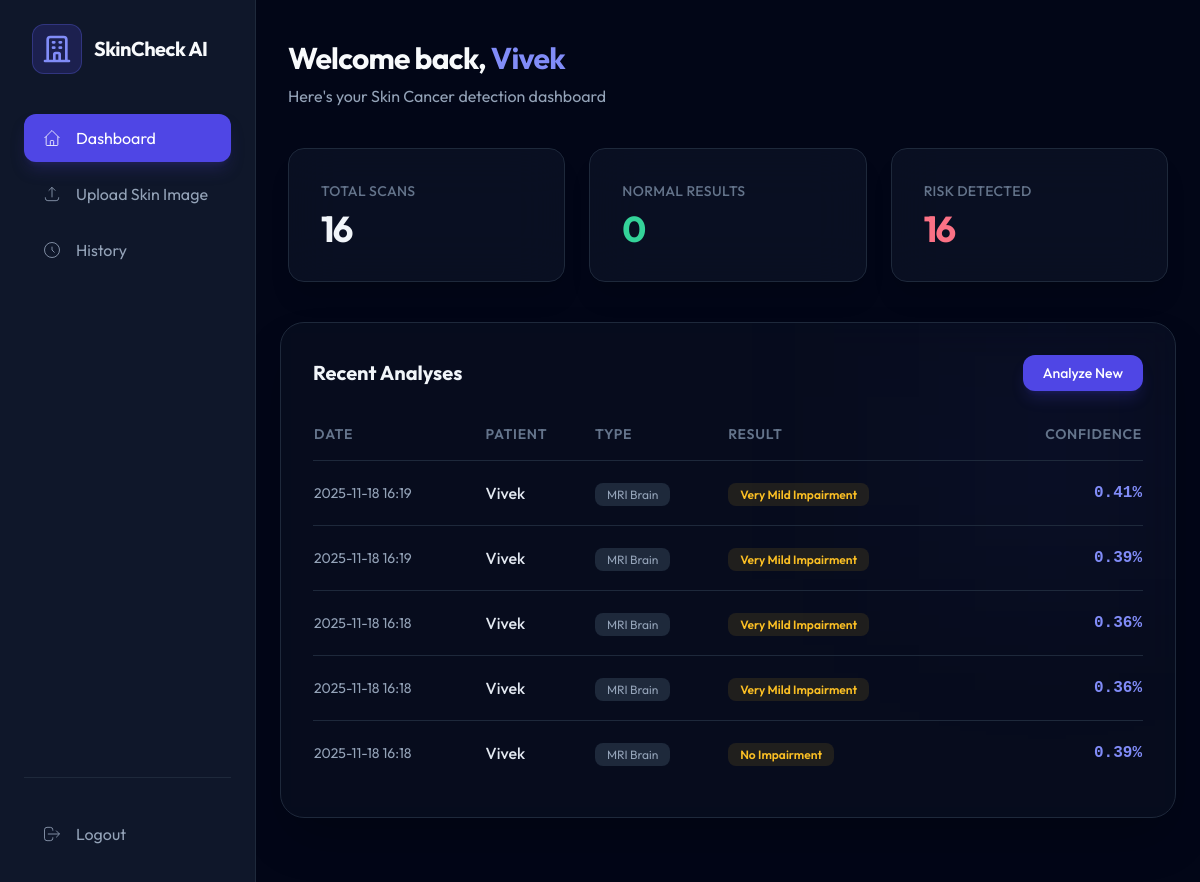
Page /dashboard/ (signed in) on the committed database.
### prediction/models.py (models this page shows, shortened)
class Prediction(models.Model):
    user = models.ForeignKey(User, on_delete=models.CASCADE)
    patient_name = models.CharField(max_length=100)
    scan_type = models.CharField(max_length=50)
    result = models.CharField(max_length=50)
    confidence = models.FloatField()
    risk_level = models.CharField(max_length=50)
    timestamp = models.DateTimeField(auto_now_add=True)
    image_file = models.FileField(upload_to='uploads/', default='default.jpg')

### prediction/views.py (the view)
# urls.py: path('dashboard/', views.dashboard_view, name="dashboard"),
@login_required(login_url="login")
def dashboard_view(request):
    print(type(request.user), request.user)  # Debug
    user = request.user
    records = Prediction.objects.filter(user=user).order_by("-timestamp")
    total_scans = records.count()
    normal_results = records.filter(result="Benign").count()
    risk_detected = total_scans - normal_results
    recent_scans = records[:5]
    context = {
        "username_display": user.username if user.is_authenticated else "Operator",
        "stats": {
            "total_scans": total_scans,
            "normal_results": normal_results,
            "risk_detected": risk_detected,
            "recent_scans": recent_scans,
        }
    }
    return render(request, "dashboard.html", context)

### prediction/templates/dashboard.html (shortened to what this page needs)
{% extends 'base.html' %}
{% block content %}
<div class="mb-10 mt-4 px-2">
  <h1 class="text-3xl font-bold text-slate-50 tracking-tight">
    Welcome back, <span class="text-indigo-400">{{ username_display }}</span>
  </h1>
  <p class="text-slate-400 mt-2">Here's your Skin Cancer detection dashboard</p>
</div>
<div class="grid grid-cols-1 md:grid-cols-3 gap-6 mb-10 px-2">
  <div
    class="bg-slate-900/60 backdrop-blur-xl p-8 rounded-2xl border border-slate-800 shadow-xl group hover:border-indigo-500/50 transition-all">
    <h2 class="text-slate-500 text-sm font-medium tracking-wide uppercase">Total Scans</h2>
    <p class="text-4xl font-bold mt-2 text-slate-100 tracking-tighter">{{ stats.total_scans }}</p>
  </div>
  <div
    class="bg-slate-900/60 backdrop-blur-xl p-8 rounded-2xl border border-slate-800 shadow-xl group hover:border-emerald-500/50 transition-all">
    <h2 class="text-slate-500 text-sm font-medium tracking-wide uppercase">Normal Results</h2>
    <p class="text-4xl font-bold mt-2 text-emerald-400 tracking-tighter">{{ stats.normal_results }}</p>
  </div>
  <div
    class="bg-slate-900/60 backdrop-blur-xl p-8 rounded-2xl border border-slate-800 shadow-xl group hover:border-rose-500/50 transition-all">
    <h2 class="text-slate-500 text-sm font-medium tracking-wide uppercase">Risk Detected</h2>
    <p class="text-4xl font-bold mt-2 text-rose-400 tracking-tighter">{{ stats.risk_detected }}</p>
  </div>
</div>
<div
  class="bg-slate-900/40 backdrop-blur-lg p-8 rounded-3xl border border-slate-800 shadow-2xl mb-10 overflow-hidden relative">
  <div class="absolute top-0 right-0 w-64 h-64 bg-indigo-500/5 blur-[100px] -z-10"></div>
  <div class="flex justify-between items-center mb-8">
    <h2 class="text-xl font-bold text-slate-100">Recent Analyses</h2>
    <a href="{% url 'upload' %}"
      class="px-5 py-2 bg-indigo-600 hover:bg-indigo-500 text-white rounded-xl text-sm font-medium transition-all shadow-lg shadow-indigo-600/20">Analyze
      New</a>
  </div>
  <div class="overflow-x-auto">
    <table class="w-full table-auto">
      <thead>
        <tr class="text-left text-slate-500 text-sm border-b border-slate-800">
          <th class="pb-4 font-semibold uppercase tracking-wider">Date</th>
          <th class="pb-4 font-semibold uppercase tracking-wider">Patient</th>
          <th class="pb-4 font-semibold uppercase tracking-wider">Type</th>
          <th class="pb-4 font-semibold uppercase tracking-wider">Result</th>
          <th class="pb-4 font-semibold uppercase tracking-wider text-right">Confidence</th>
        </tr>
      </thead>
      <tbody class="divide-y divide-slate-800">
        {% for scan in stats.recent_scans %}
        <tr class="group hover:bg-slate-800/30 transition-colors">
          <td class="py-5 text-slate-400 text-sm">{{ scan.timestamp|date:"Y-m-d H:i" }}</td>
          <td class="py-5 text-slate-200 font-medium">{{ scan.patient_name }}</td>
          <td class="py-5">
            <span class="px-3 py-1 bg-slate-800 text-slate-400 text-xs rounded-lg">{{ scan.scan_type }}</span>
          </td>
          <td class="py-5">
            <span class="px-3 py-1 text-xs font-semibold rounded-lg
              {% if scan.result == 'Benign' %}text-emerald-400 bg-emerald-400/10
              {% elif scan.result == 'Melanoma' %}text-rose-400 bg-rose-400/10
              {% else %}text-amber-400 bg-amber-400/10{% endif %}">
              {{ scan.result }}
            </span>
          </td>
          <td class="py-5 text-right font-mono text-indigo-400 font-bold">
            {{ scan.confidence|floatformat:2 }}%
          </td>
        </tr>
        {% empty %}
        <tr>
          <td colspan="5" class="py-4 text-center text-gray-500">No scans yet.</td>
        </tr>
        {% endfor %}
      </tbody>
    </table>
  </div>
</div>
{% endblock %}

### prediction/templates/base.html (style rules this page uses)
body { font-family: 'Outfit', sans-serif; }

### rows in the picture
Prediction: timestamp "2025-11-18 16:19", patient_name "Vivek", scan_type "MRI Brain", result "Very Mild Impairment", confidence "0.41"
Prediction: timestamp "2025-11-18 16:19", patient_name "Vivek", scan_type "MRI Brain", result "Very Mild Impairment", confidence "0.39"
Prediction: timestamp "2025-11-18 16:18", patient_name "Vivek", scan_type "MRI Brain", result "Very Mild Impairment", confidence "0.36"
Prediction: timestamp "2025-11-18 16:18", patient_name "Vivek", scan_type "MRI Brain", result "Very Mild Impairment", confidence "0.36"
Prediction: timestamp "2025-11-18 16:18", patient_name "Vivek", scan_type "MRI Brain", result "No Impairment", confidence "0.39"

### other values in the picture
{{ username_display }} "Vivek"
{{ stats.total_scans }} "16"
{{ stats.normal_results }} "0"
{{ stats.risk_detected }} "16"
